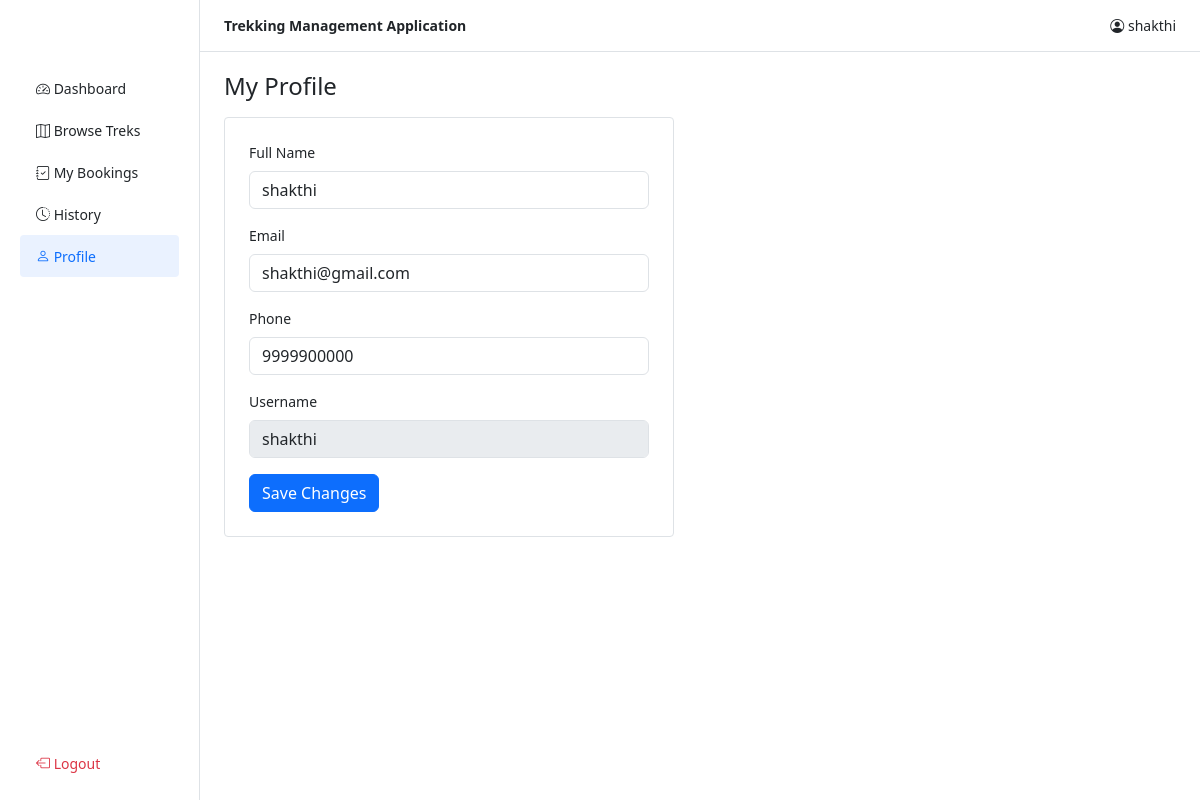
The app's page /user/profile (signed in) with its own data.
### tables this page shows
CREATE TABLE users (
            id INTEGER PRIMARY KEY AUTOINCREMENT,
            username TEXT UNIQUE NOT NULL,
            password TEXT NOT NULL,
            name TEXT NOT NULL,
            email TEXT,
            phone TEXT,
            role TEXT NOT NULL CHECK(role IN ("admin","staff","user")),
            status TEXT DEFAULT "active"
        );

### app.py (the view, shortened to what this page needs)
@app.route('/user/profile', methods=['GET', 'POST'])
@login_required('user')
def user_profile():
    db = get_db()
    user = db.execute('SELECT * FROM users WHERE id=?', (session['user_id'],)).fetchone()
    return render_template('user/profile.html', user=user)

### app.py (called while the page is built)
def login_required(role=None):
    def decorator(f):
        @wraps(f)
        def wrapper(*args, **kwargs):
            if 'user_id' not in session:
                return redirect(url_for('login'))
            if role and session.get('role') != role:
                flash('Access denied.')
                return redirect(url_for('login'))
            return f(*args, **kwargs)
        return wrapper
    return decorator

### database.py (called while the page is built)
def get_db():
    db = getattr(g, '_database', None)
    if db is None:
        db = g._database = sqlite3.connect(DATABASE)
        db.row_factory = sqlite3.Row
    return db

### templates/user/profile.html
{% extends "base.html" %}
{% block sidebar %}
<ul class="nav flex-column px-2">
  <li class="nav-item"><a class="nav-link" href="{{ url_for('user_dashboard') }}"><i class="bi bi-speedometer2"></i> Dashboard</a></li>
  <li class="nav-item"><a class="nav-link" href="{{ url_for('user_treks') }}"><i class="bi bi-map"></i> Browse Treks</a></li>
  <li class="nav-item"><a class="nav-link" href="{{ url_for('user_bookings') }}"><i class="bi bi-journal-check"></i> My Bookings</a></li>
  <li class="nav-item"><a class="nav-link" href="{{ url_for('user_history') }}"><i class="bi bi-clock-history"></i> History</a></li>
  <li class="nav-item"><a class="nav-link active" href="{{ url_for('user_profile') }}"><i class="bi bi-person"></i> Profile</a></li>
</ul>
{% endblock %}
{% block content %}
<h4 class="mb-3">My Profile</h4>
<div class="card p-4" style="max-width:450px">
  <form method="POST">
    <div class="mb-3">
      <label class="form-label">Full Name</label>
      <input type="text" name="name" class="form-control" value="{{ user.name }}" required>
    </div>
    <div class="mb-3">
      <label class="form-label">Email</label>
      <input type="email" name="email" class="form-control" value="{{ user.email }}">
    </div>
    <div class="mb-3">
      <label class="form-label">Phone</label>
      <input type="tel" name="phone" class="form-control" value="{{ user.phone }}" maxlength="10" pattern="[0-9]{10}" title="Enter 10 digit phone number">
    </div>
    <div class="mb-3">
      <label class="form-label">Username</label>
      <input type="text" class="form-control" value="{{ user.username }}" disabled>
    </div>
    <button type="submit" class="btn btn-primary">Save Changes</button>
  </form>
</div>
{% endblock %}

### templates/base.html (style rules this page uses)
body { background: #fff; color: #212529; font-size: 14px; }
.sidebar .nav-link { color: #212529; padding:.65rem 1rem; font-weight:500; }
.sidebar .nav-link:hover, .sidebar .nav-link.active { background: #eaf2ff; border-radius: 4px; color: #0d6efd; }
.card { border: 1px solid #dee2e6; border-radius: 4px; box-shadow: none; }

### records on screen
users: name "shakthi", email "shakthi@gmail.com", phone "9999900000", username "shakthi"

### other values on screen
{{ session.username }} "shakthi"
